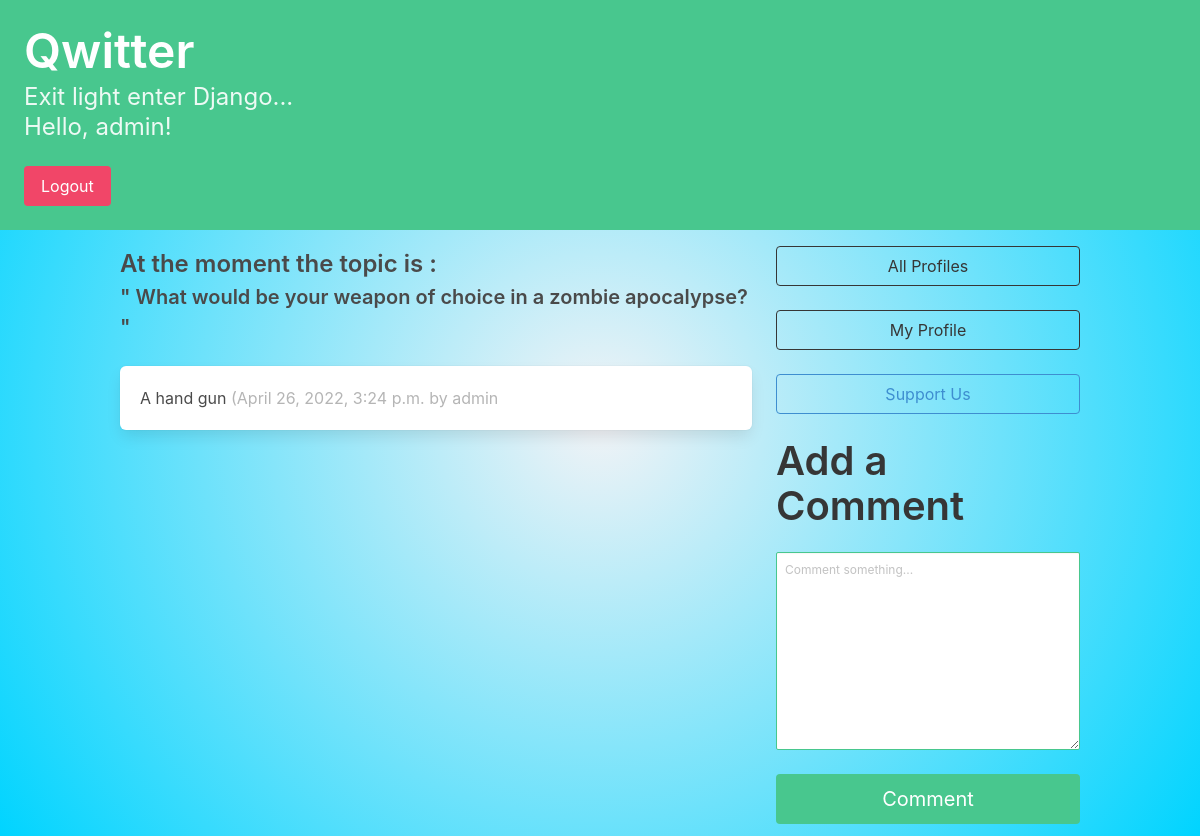
Screenshot of /dashboard (signed in) with the database file from the repository.
### main_app/models.py (models this page shows, shortened)
class Comments(models.Model):
    user = models.ForeignKey(User, related_name="comments", on_delete=models.DO_NOTHING,blank=True)
    body = models.CharField(max_length=140)
    created_at = models.DateTimeField(auto_now_add=True)

### main_app/views.py (the view)
# urls.py: path("dashboard", dashboard, name="dashboard"),
@login_required(login_url='http://127.0.0.1:8000/')
def dashboard(request):
    form = CommentForm(request.POST or None)
    if request.method == "POST":
        if form.is_valid():
            qweet = form.save(commit=False)
            qweet.user = request.user
            qweet.save()
            return redirect("main_app:dashboard")
    followed_comments = Comments.objects.filter(user__profile__in=request.user.profile.follows.all()).order_by("-created_at")
    return render(request,"dashboard.html",{"form": form, "comments": followed_comments},)

### main_app/forms.py
class CommentForm(forms.ModelForm):
    body = forms.CharField(required=True,
    widget=forms.widgets.Textarea (attrs={"placeholder": "Comment something...","class": "textarea is-success is-small",}),label="",)
    class Meta:
        model = Comments
        exclude = ("user", )

### templates/dashboard.html (shortened to what this page needs)
{% extends 'base.html' %}
{% block content %}
<div class="column">
    <h1 class= "is-size-4 has-text-weight-semibold"> At the moment the topic is : </h1>
    <h2 class= "is-size-5 has-text-weight-semibold">" What would be your weapon of choice in a zombie apocalypse? "</h2><br>
    {% for followed in user.profile.follows.all %}
        {% for comment in followed.user.comments.all %}
            <div class="box">
                {{comment.body}}
                <span class="is-small has-text-grey-light">
                    ({{ comment.created_at }} by {{ comment.user.username }}
                </span>
            </div>
        {% endfor %}
    {% endfor %}
</div>
<div class="column is-one-third">
    <div class="block">
        <a href="{% url 'main_app:profile_list' %} ">
            <button class="button is-dark is-outlined is-fullwidth">
                All Profiles
            </button>
        </a>
    </div>
    <div class="block">
        <a href="{% url 'main_app:profile' request.user.profile.id %} ">
            <button class="button is-dark is-outlined is-fullwidth">
                My Profile
            </button>
        </a>
    </div>
    <div class="block">
        <a href="{% url 'main_app:donate' %} ">
            <button class="button is-info is-outlined is-fullwidth">
                Support Us
            </button>
        </a>
    </div>
    <div class="block">
        <div class="block">
            <h2 class="title is-2">Add a Comment</p>
        </div>
        <div class="block">
            <form method="post">
                {{ form.as_p }}
                <button class="button is-success is-fullwidth is-medium mt-5"
                        type="submit">Comment
                </button>
            </form>
        </div>
    </div>
</div>
{% endblock content %}

### templates/base.html (shortened to what this page needs)
<!DOCTYPE html>
<html lang="en">
<head>
    <link rel="stylesheet" href="https://cdn.jsdelivr.net/npm/bulma@0.9.3/css/bulma.min.css">
</head>
<body>
    <section class="hero is-small is-success mb-4">
        <div class="hero-body">
            <h1 class="title is-1">Qwitter</h1>
            <p class="subtitle is-4">
                Exit light enter Django... <br>
                Hello, {{ user.username|default:'Guest' }}!
            </p>
        <form action="{% url 'main_app:user_logout' %}" method="Post">
        <button class="button is-danger" type="submit"
                name="logout"
                value="logout">
            Logout
        </button>
        </form>
        </div>
    </section>
    <div class="container">
        <div class="columns">
            {% block content %}
            {% endblock content %}
        </div>
    </div>
</body>
</html>

### templates/base.html (style rules this page uses)
body { background: rgb(250, 250, 250); background: radial-gradient(circle, rgb(236, 236, 238) 0%, rgb(243, 243, 246) 0%, rgba(0,212,255,1) 100%); }

### templates/dashboard.html (style rules this page uses)
body { background: rgb(250, 250, 250); background: radial-gradient(circle, rgb(236, 236, 238) 0%, rgb(243, 243, 246) 0%, rgba(0,212,255,1) 100%); }

### rows the page displays
Comments: body "A hand gun", created_at "April 26, 2022, 3:24 p.m.", user.username "admin"

### other values shown
{{ user.username|default:'Guest' }} "admin"
